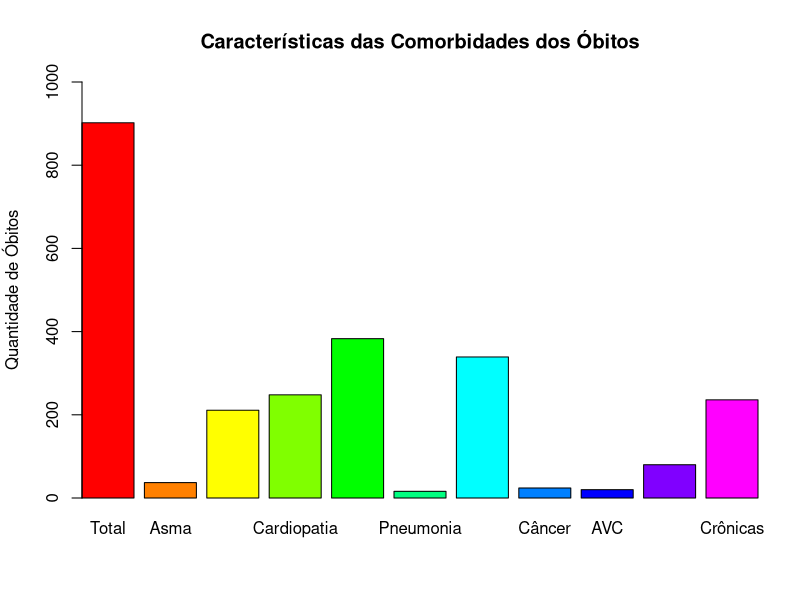

This figure's R source:
#verificar quais as características das comorbidades dos óbitos
library(readxl)
library(stringr)
library(dplyr)

worksheet <- read_excel("./dados/covid_19_bauru_mortes.xlsx")

comorbidades <- c(worksheet$'comorbidade')

cmb <- na.omit(comorbidades)

qtde_comorbidades <- length(cmb)
asma <- length(na.omit(str_match(cmb, "asma")))
obesidade <- length(na.omit(str_match(cmb, "obesidade")))
cardiopatia <- length(na.omit(str_match(cmb, "cardiopatia")))
diabetes <- length(na.omit(str_match(cmb, "diabetes")))
pneumonia <- length(na.omit(str_match(cmb, "pneumonia")))
hipertensao <- length(na.omit(str_match(cmb, "hipertensão")))
cancer <- length(na.omit(str_match(cmb, "câncer")))
avc <- length(na.omit(str_match(cmb, "AVC")))
cardiovascular <- length(na.omit(str_match(cmb, "cardiovascular")))
cronica <- length(na.omit(str_match(cmb, "crônica")))

dados <- c(qtde_comorbidades, asma, obesidade, cardiopatia, diabetes, pneumonia,
           hipertensao, cancer, avc, cardiovascular, cronica)

png(filename = "./graficos/figura4.png", width = 1000, height = 600)
barplot(as.vector(dados), main="Características das Comorbidades dos Óbitos", 
        ylab="Quantidade de Óbitos", ylim=c(0, 1000), cex.names = 1, 
        names.arg = c("Total", "Asma", "Obesidade", 
                      "Cardiopatia", "Diabetes", "Pneumonia", "Hipertensão",
                      "Câncer", "AVC", "Cardiovascular", "Crônicas"),
        xaxs = "i", col=rainbow(12))

dev.off()